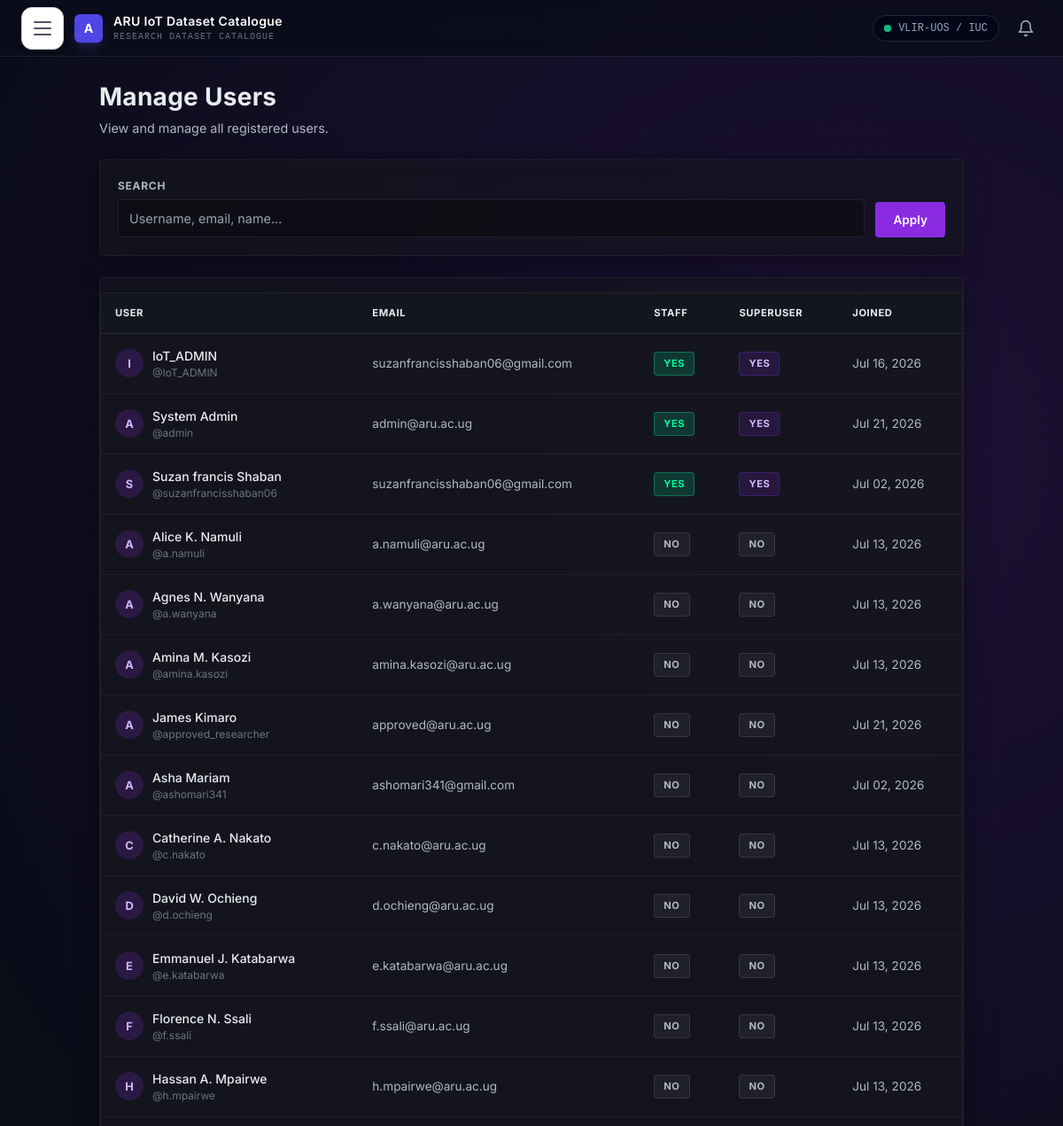
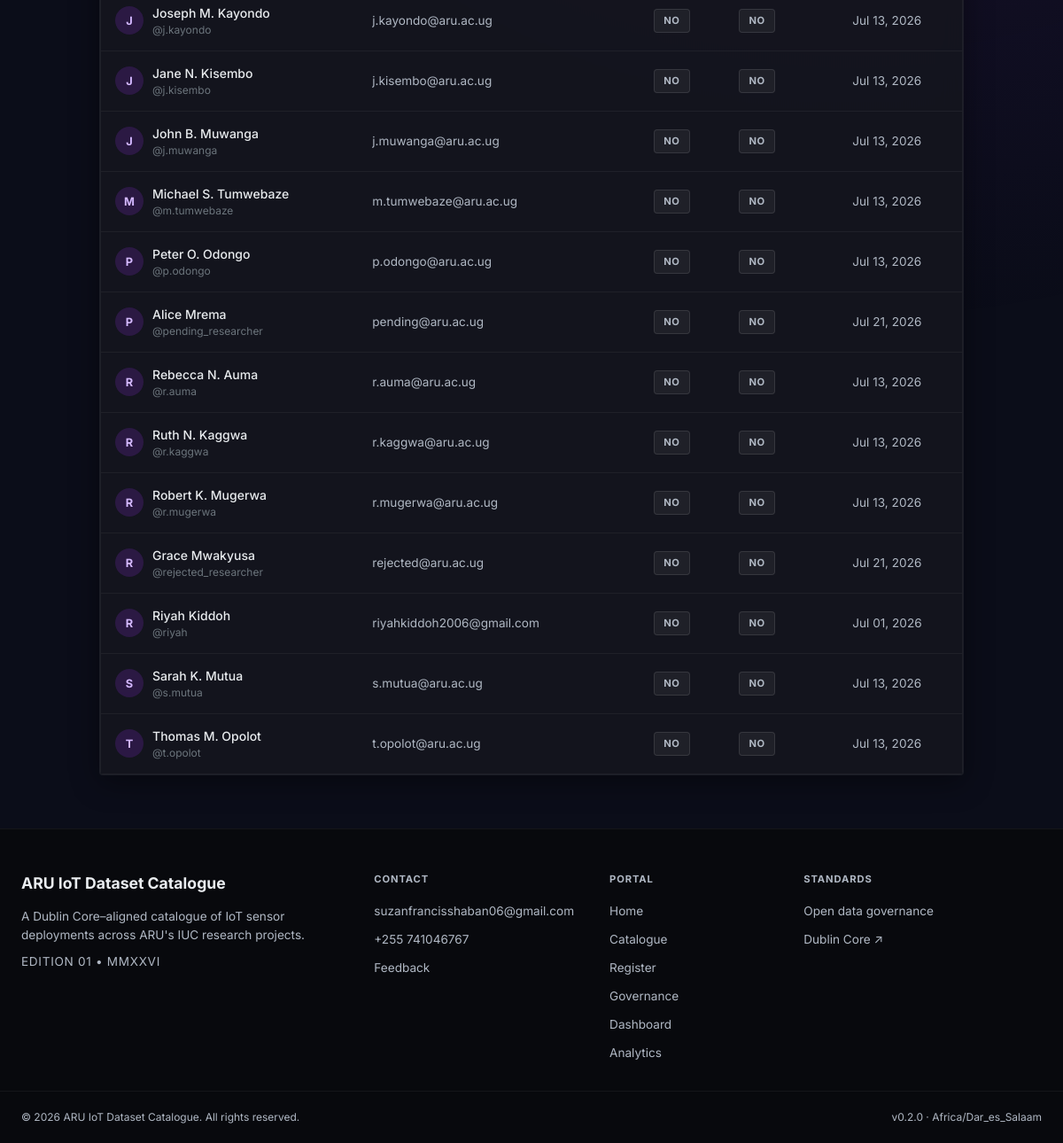
Page /portal-admin/users/ (signed in) on the committed database (2 pictures, top to bottom).
### catalogue/models.py (models this page shows, shortened)
class SystemSetting(models.Model):
    SETTING_TYPE_CHOICES = [
        ('text', 'Text'),
        ('number', 'Number'),
        ('boolean', 'Boolean'),
        ('email', 'Email'),
        ('url', 'URL'),
        ('choice', 'Choice'),
        ('file', 'File'),
    ]
    key = models.CharField(max_length=100, unique=True)
    value = models.TextField(blank=True)
    setting_type = models.CharField(max_length=20, choices=SETTING_TYPE_CHOICES, default='text')
    category = models.CharField(max_length=50, blank=True)
    description = models.TextField(blank=True)
    is_required = models.BooleanField(default=False)
    updated_at = models.DateTimeField(auto_now=True)
    class Meta:
        ordering = ['category', 'key']

### catalogue/views.py (the view)
    def wrapper(request, *args, **kwargs):
        if not request.user.is_authenticated:
            return redirect('login')
        if not (request.user.is_staff or request.user.is_superuser or getattr(request.user, 'role', None) == 'Admin'):
            return render(request, '403.html', status=403)
        return view_func(request, *args, **kwargs)

### catalogue/templates/admin_user_management.html (shortened to what this page needs)
{% extends 'base.html' %}
{% block content %}
<div style="margin-top:24px; margin-bottom:40px; max-width:1200px; margin-left:auto; margin-right:auto;">
    <div style="margin-bottom:24px; display:flex; justify-content:space-between; align-items:flex-start; flex-wrap:wrap; gap:12px;">
        <div>
            <h1 style="font-size:1.75rem; font-weight:700; letter-spacing:0.01em;">Manage Users</h1>
            <p style="font-size:0.9rem; color:var(--text-secondary); margin-top:4px;">View and manage all registered users.</p>
        </div>
    </div>
    <div class="glass-panel" style="padding:20px; margin-bottom:24px;">
        <form method="get" style="display:flex; gap:12px; flex-wrap:wrap; align-items:flex-end;">
            <div style="flex:1; min-width:200px;">
                <label style="font-size:0.75rem; font-weight:700; text-transform:uppercase; letter-spacing:0.06em; color:var(--text-secondary); display:block; margin-bottom:6px;">Search</label>
                <input type="text" name="q" value="{{ search_query }}" placeholder="Username, email, name..." style="width:100%; padding:10px 12px; background:rgba(11,12,16,0.6); border:1px solid rgba(255,255,255,0.08); border-radius:var(--radius); color:var(--text-primary); font-family:var(--font-sans); font-size:0.9rem; outline:none;">
            </div>
            <button type="submit" class="btn btn-primary" style="padding:10px 20px; font-size:0.85rem;">Apply</button>
        </form>
    </div>
    <div class="glass-panel" style="padding:0; overflow:hidden;">
        <div style="overflow-x:auto;">
            <table class="cyber-data-table">
                <thead>
                    <tr>
                        <th>User</th>
                        <th>Email</th>
                        <th>Staff</th>
                        <th>Superuser</th>
                        <th>Joined</th>
                    </tr>
                </thead>
                <tbody>
                    {% for u in users %}
                    <tr class="log-row">
                        <td>
                            <div style="display:flex; align-items:center; gap:10px;">
                                <div style="width:32px; height:32px; border-radius:50%; background:rgba(138,43,226,0.2); display:flex; align-items:center; justify-content:center; color:#d4b8ff; font-weight:700; font-size:0.8rem;">
                                    {{ u.username|first|upper }}
                                </div>
                                <div>
                                    <div style="color:var(--text-primary); font-weight:500;">{{ u.get_full_name|default:u.username }}</div>
                                    <div style="font-size:0.75rem; color:var(--text-muted);">@{{ u.username }}</div>
                                </div>
                            </div>
                        </td>
                        <td style="font-size:0.85rem;">{{ u.email|default:"—" }}</td>
                        <td>
                            {% if u.is_staff %}
                            <span class="type-tag" style="background:rgba(0,255,157,0.15); color:var(--accent-mint); border:1px solid rgba(0,255,157,0.3);">Yes</span>
                            {% else %}
                            <span class="type-tag" style="background:rgba(255,255,255,0.05); color:var(--text-secondary); border:1px solid rgba(255,255,255,0.1);">No</span>
                            {% endif %}
                        </td>
                        <td>
                            {% if u.is_superuser %}
                            <span class="type-tag" style="background:rgba(138,43,226,0.15); color:#d4b8ff; border:1px solid rgba(138,43,226,0.3);">Yes</span>
                            {% else %}
                            <span class="type-tag" style="background:rgba(255,255,255,0.05); color:var(--text-secondary); border:1px solid rgba(255,255,255,0.1);">No</span>
                            {% endif %}
                        </td>
                        <td style="font-size:0.85rem;">{{ u.date_joined|date:"M d, Y" }}</td>
                    </tr>
                    {% empty %}
                    <tr>
                        <td colspan="5" style="text-align:center; padding:40px; color:var(--text-secondary);">No users found.</td>
                    </tr>
                    {% endfor %}
                </tbody>
            </table>
        </div>
    </div>
</div>
{% endblock %}

### catalogue/templates/base.html (shortened to what this page needs)
{% load static socialaccount i18n humanize %}
<!DOCTYPE html>
<html lang="en" data-theme="{{ current_theme }}">
<head>
    <script src="https://cdn.tailwindcss.com"></script>
    <link rel="stylesheet" href="{% static 'css/style.css' %}?v=20260718">
    <link rel="stylesheet" href="{% static 'css/theme.css' %}?v=20260718">
</head>
<body class="bg-midnight-950 text-slate-300 font-sans antialiased">
    <nav class="flex justify-between items-center h-16 px-6 bg-midnight-950/80 backdrop-blur-md border-b border-slate-800/80 sticky top-0 z-50">
        <div class="flex items-center gap-3">
            <button id="hamburger-btn" aria-label="Toggle Navigation" class="hamburger-btn">
                <span class="hamburger-line"></span>
                <span class="hamburger-line"></span>
                <span class="hamburger-line"></span>
            </button>
            <div class="w-8 h-8 bg-indigo-600 rounded-md flex items-center justify-center text-white font-bold text-sm shadow-lg shadow-indigo-500/20">A</div>
            <div>
                <div class="text-white font-semibold text-sm tracking-wide">ARU IoT Dataset Catalogue</div>
                <div class="text-[10px] text-slate-500 font-mono tracking-widest uppercase">Research Dataset Catalogue</div>
            </div>
        </div>
        <div class="flex items-center gap-3">
            <span class="text-xs text-slate-400 font-mono bg-slate-950 px-3 py-1.5 rounded-full border border-slate-800 flex items-center gap-2">
                <span class="relative flex h-2 w-2">
                    <span class="relative inline-flex rounded-full h-2 w-2 bg-emerald-500"></span>
                </span>
                VLIR-UOS / IUC
            </span>
            {% if user.is_authenticated %}
            <div class="relative">
                <button id="notification-bell-btn" aria-label="Notifications" class="relative p-2 text-slate-400 hover:text-white transition-colors">
                    <svg width="20" height="20" viewBox="0 0 24 24" fill="none" stroke="currentColor" stroke-width="2" stroke-linecap="round" stroke-linejoin="round">
                        <path d="M6 8a6 6 0 0 1 12 0c0 7 3 9 3 9H3s3-2 3-9"></path>
                        <path d="M10.3 21a1.94 1.94 0 0 0 3.4 0"></path>
                    </svg>
                </button>
            </div>
            {% endif %}
        </div>
    </nav>
    <div class="container">
        {% block content %}
        {% endblock %}
    </div>
    <footer class="site-footer">
        <div class="footer-container">
            <div class="footer-col">
                <div class="footer-brand">{{ general_settings.portal_name|default:'ARU IoT Dataset Catalogue' }}</div>
                <p class="footer-desc">A Dublin Core–aligned catalogue of IoT sensor deployments across {{ general_settings.institution_name|default:"ARU" }}'s IUC research projects.</p>
                <p class="footer-edition">EDITION 01 • MMXXVI</p>
            </div>
            <div class="footer-col">
                <h4 class="footer-heading">{% trans 'Contact' %}</h4>
                <ul>
                    {% if general_settings.contact_email %}
                    <li><a href="mailto:{{ general_settings.contact_email }}">{{ general_settings.contact_email }}</a></li>
                    {% endif %}
                    {% if general_settings.contact_phone %}
                    <li><a href="tel:{{ general_settings.contact_phone }}">{{ general_settings.contact_phone }}</a></li>
                    {% endif %}
                    <li><a href="{% url 'feedback' %}">{% trans 'Feedback' %}</a></li>
                </ul>
            </div>
            <div class="footer-col">
                <h4 class="footer-heading">{% trans 'Portal' %}</h4>
                <ul>
                    <li><a href="{% url 'home' %}">{% trans 'Home' %}</a></li>
                    <li><a href="{% url 'browse_catalogue' %}">{% trans 'Catalogue' %}</a></li>
                    <li><a href="{% url 'register_dataset' %}">{% trans 'Register' %}</a></li>
                    <li><a href="{% url 'governance_policy' %}">{% trans 'Governance' %}</a></li>
                    {% if user.is_authenticated %}
                        {% if user.is_staff or user.is_superuser or user.role == 'Admin' %}
                        <li><a href="{% url 'admin_dashboard' %}">{% trans 'Dashboard' %}</a></li>
                        <li><a href="{% url 'admin_analytics_dashboard' %}">{% trans 'Analytics' %}</a></li>
                        {% endif %}
                    {% endif %}
                </ul>
            </div>
            <div class="footer-col">
                <h4 class="footer-heading">{% trans 'Standards' %}</h4>
                <ul>
                <li><a href="{% url 'governance_policy' %}">Open data governance</a></li>
                <li><a href="https://dublincore.org" target="_blank" rel="noopener">Dublin Core ↗</a></li>
                </ul>
            </div>
        </div>
        <div class="footer-bottom">
            <span>© 2026 {{ general_settings.institution_name|default:'ARU' }} IoT Dataset Catalogue. All rights reserved.</span>
            <span>v0.2.0 · {{ general_settings.time_zone|default:'Africa/Dar_es_Salaam' }}</span>
        </div>
    </footer>
</body>
</html>

### rows in the picture
SystemSetting: portal_name "ARU IoT Dataset Catalogue"
SystemSetting: institution_name "ARU"
SystemSetting: contact_email "suzanfrancisshaban06@gmail.com"
SystemSetting: contact_phone "+255 741046767"
SystemSetting: time_zone "Africa/Dar_es_Salaam"

### other values in the picture
{{ u.username|first|upper }} "I"
{{ u.get_full_name|default:u.username }} "IoT_ADMIN"
{{ u.username }} "IoT_ADMIN"
{{ u.email|default:"—" }} "suzanfrancisshaban06@gmail.com"
{{ u.date_joined|date:"M d, Y" }} "Jul 16, 2026"
{{ u.username|first|upper }} "A"
{{ u.get_full_name|default:u.username }} "System Admin"
{{ u.username }} "admin"
{{ u.email|default:"—" }} "admin@aru.ac.ug"
{{ u.date_joined|date:"M d, Y" }} "Jul 21, 2026"
{{ u.username|first|upper }} "S"
{{ u.get_full_name|default:u.username }} "Suzan francis Shaban"
{{ u.username }} "suzanfrancisshaban06"
{{ u.date_joined|date:"M d, Y" }} "Jul 02, 2026"
{{ u.get_full_name|default:u.username }} "Alice K. Namuli"
